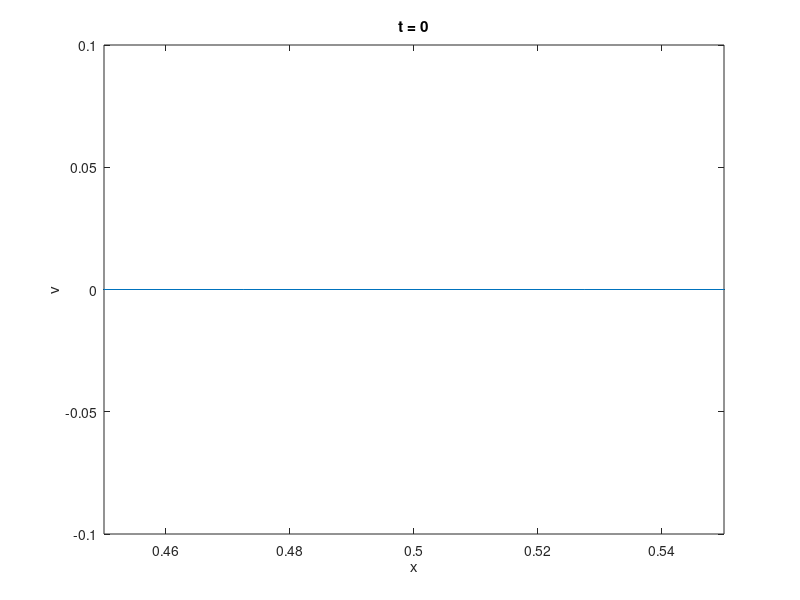

Source code (MATLAB): (Note: this script raises an error after producing the figure.)
% function cold_plasma
clear all
minX = 0.45;
maxX = 0.55;

% allN = 25;
allN = [25, 50,100,200]; 
vmin= -0.1; vmax = 0.1;
epsilon = 0.05;
delta = 0.002;
% pho_bar = 1;
omega_0 = 1;

dt = 0.01;
t_final = 5;
Nstep = t_final/dt; 

method = 1;

for index = 1:length(allN)
    N = allN(index);
    dx = 1/N; 

    % Initialize alpha, x and t
    alpha = zeros(1,N);
    for i = 1:N
        alpha(i) = (i-0.5)/N;
    end
    x = zeros(1,N);
    v = zeros(1,N);
    for i = 1:N
        x(i) = alpha(i) + epsilon*sin(2*pi*alpha(i));
        v(i) = 0;
    end

    str = sprintf('t = %0.5g',0);
    figure(1); plot(x,v); 
    xlabel('x'); ylabel('v'); title(str); axis([ minX maxX vmin vmax])

    if method == 1
        for step = 1:Nstep
            x_tt = x_dd(x,N,omega_0,delta);
            for i = 1:N
                x(i) = mod(x(i) + dt*v(i),1);
                v(i) = v(i) + dt* x_tt(i);
            end
          str = sprintf('t = %0.5g',step*dt);
          figure(1); plot(x,v); 
          xlabel('x'); ylabel('v'); title(str); axis([ minX maxX vmin vmax])
      
            if step == t_final/dt
              figure(2);subplot(2,2,index); plot(x,v,'-o','MarkerSize',1.25);axis([ minX maxX vmin vmax])
              
              hold on
              z = linspace(minX,maxX,15);
              y = zeros(length(z),1);
              plot(z,y,'--b')
              
              time = step*dt;
              title(sprintf('N = %.2f, dt = %.2f', N,dt));
            end
        end
    end

    if method == 2
        for step = 1:Nstep
            x_tt = x_dd(x,N,omega_0,delta);
    
            for i = 1:N
                k1_x = v(i);
                k1_v = x_tt(i);
                k2_x = v(i) + 0.5*dt*k1_x;
                k2_v = x_tt(i) + 0.5*dt * k1_v;
                k3_x = v(i) + 0.5*dt*k2_x;
                k3_v = x_tt(i) + 0.5*dt * k2_v;
    
                k4_x = v(i) + dt*k3_x;
                k4_v = x_tt(i) + dt * k3_v;
                
                x(i) = x(i) + dt/6 * (k1_x+2*k2_x+2*k3_x+k4_x);
                v(i) = v(i) + dt/6 * (k1_v+2*k2_v+2*k3_v+k4_v);

            end
          str = sprintf('t = %0.5g',step*dt);
          figure(1); plot(x,v); 
          xlabel('x'); ylabel('v'); title(str); axis([ minX maxX vmin vmax])
      
            if step == t_final/dt
              figure(2);subplot(2,2,index); plot(x,v,'-o','MarkerSize',1.25);axis([ minX maxX vmin vmax])
              
              hold on
              z = linspace(minX,maxX,15);
              y = zeros(length(z),1);
              plot(z,y,'--b')
              
              time = step*dt;
              title(sprintf('N = %.2f, dt = %.2f', N,dt));
            end
        end
    end


end


function Efield = x_dd(x,particle_sum,omega_0,delta)
    for i = 1:particle_sum
        x(i) = mod(x(i),1);
    end
    Efield = zeros(1,particle_sum);
    for i = 1:particle_sum
        pho_bar = 0;
        a = 0;
        kernel = 0;
        for j = 1:particle_sum
            % Efield(i) = Efield(i) - k(x(i),active(j),delta)* omega_0*(1/num_active);  
            kernel = kernel - k(x(i),x(j),delta)* omega_0*(1/particle_sum);
            pho_bar = pho_bar + (k(1,x(j),delta) - k(0,x(j),delta)) * omega_0 *(1/particle_sum);
            a = a + (g(1,x(j),delta) - g(0,x(j),delta)) * omega_0 *(1/particle_sum);            
        end
        Efield(i) = Efield(i) + kernel+  pho_bar *(x(i)-0.5) - a;
    end
end



function weight = k(x,y,delta)
    weight = 1/2*(x-y)/((x-y)^2+delta^2)^0.5;
end

function green = g(x,y,delta)
    green = -0.5*((x-y)^2+delta^2)^0.5;
end


    